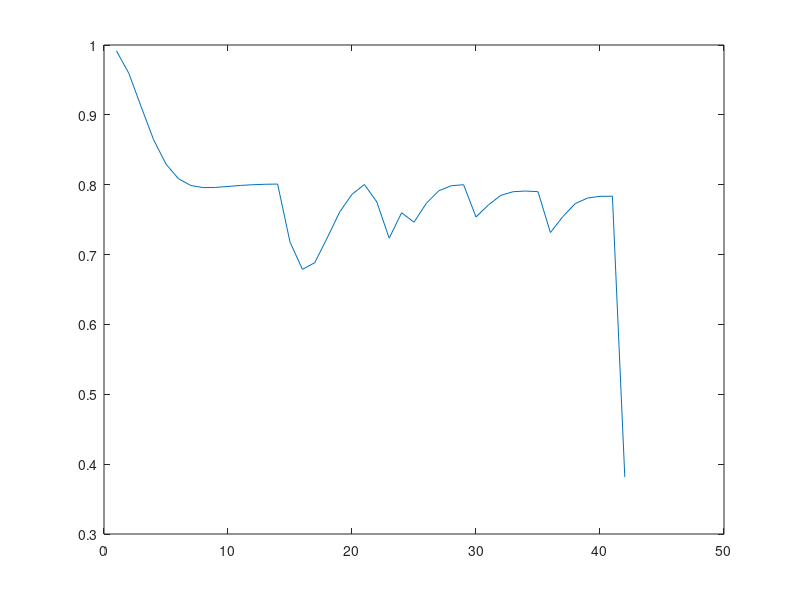

This figure's MATLAB source:
% function slgkmodel()
clear global; clear functions;

b=zeros(20,20);
cr=0;
cs=zeros(20,1);
err=zeros(20,1);
hidden=0;
i=0;
ii=0;
in=zeros(20,1);
ipre=zeros(20,1);
is=zeros(20,1);
itotal=0;
j=0;
manypre=0;
novel=zeros(20,1);
novtotal=0;
or_fv=0;
pp=zeros(2000+1,20,20,20);
pre=zeros(20,1);
pwin=zeros(20,1);
r=zeros(20,20);
s=0;
sal=zeros(20,1);
sps=0;
spu=0;
sts=0;
stu=0;
t=0;
teacher=zeros(20,1);
tempi=zeros(20,1);
time_fv=0;
tipe=0;
tr=zeros(20,1);
trh=zeros(20,1);
trial=zeros(2000+1,1);
us_intensity=0;
v=zeros(20,20);
win=zeros(20,1);
x=zeros(20,1);
xp=zeros(20,1);
z=zeros(20,1);
z1=zeros(20,1);
zz=zeros(20,1);
zzz=zeros(20,1);

k=[.2,.1,.005,.02,.005,1.,2.,.4,.995,.995,.7,.5].';
time_units = 200; % # of time units
stim = 4; % # of stimuli including CX
ty = 2; % Types of trials
n = 42; % # of trials
trial_types_order = [1 1 1 1 1 1 1 1 1 1 1 1 1 1 1 1 1 1 1 1 1 1 1 1 1 1 1 1 1 1 1 1 1 1 1 1 1 1 1 1 2 2]; % Order of trial types
pn = 1; % Print from trial #
test_time = 39; % Test CR at time
hidden = 0; % Hidden
output_trials = zeros(n,1);
pre1_test_time = zeros(n,1); % CR values per trial at test time
output_time_units = zeros(time_units, n);
cs1_time_units = zeros(time_units, n); % CS(1) per time unit
pre1_keys_time_units(1:time_units, 1:n) =  {0}; % pre1 determined keys from us intensity values
%output_time_units_single = zeros(time_units * n, 1);
pre1_determined = 0;
pre1_determined_key = 0;
us_intensity_values(1:2000, 1:20) = {0}; % eg. us_intensity_values{1,5} = us_intensity_order{1};
 
% stim * ty many values should be given for:
% manypre_values, sts_values, sps_values, sal_values
%% # of presentations of stimulus
manypre_values = [1 1 1 1 1 1; 1 1 1 1 1 1];
%% CS starts
sts_values = [1 20 40 60 20 20; 1 20 40 60 20 20];
%% CS stops
sps_values = [2000 40 60 80 40 40; 2000 40 60 80 40 40];
%% CS salience
sal_values = [.1 1 0 0 0 0; .1 1 0 0 0 0];
 
% ty many values should be given for:
% stu_values, spu_values, us_intensity_values
%% US starts
stu_values = [40 40];
%% US stops
spu_values = [80 80];
%% US intensity
% eg. us_intensity_order{1}(1) us_intensity_order{1}(2) ...
% [USnoact dUS]  dUS = Action Outcome = (USact - USnoact)*4
%us_intensity_order = {[0 0]; [0 0]};
us_intensity_order = {[0 0.4]; [0.1 -0.8]}; % pos reinf - pos punish
%us_intensity_order = {[0 0.4]; [0.1 -0.4]}; % pos reinf - neg punish
%us_intensity_order = {[0.4 0.4]; [0 0]}; % pos reinf - extinction
%us_intensity_order = {[-0.1 0.4]; [-0.1 0.4]}; % neg reinf
%us_intensity_order = {[-0.4 0.8]; [-0.4 0.8]}; % female neg reinf
%us_intensity_order = {[0 0.4]; [0 0.4]}; % pos reinf - extinction


itotal = stim + 1;
for tipe = 1: ty
    for s = 1: stim
        manypre = manypre_values(tipe, s);
        for time_fv = 1: time_units
            for ii = 1: manypre
                pp(time_fv+1,tipe,s,ii) = 0;
            end
            ii = manypre+1;
        end
        time_fv = time_units+1;
        
        for ii = 1: manypre
            sts = sts_values(tipe, s);
            win(ii) = fix(sts);
            sps = sps_values(tipe, s);
            pwin(ii) = fix(sps);
            sal(s) = sal_values(tipe, s);
            
            for time_fv = 1: time_units
                if(time_fv >= win(ii) && time_fv <= pwin(ii))
                    pp(time_fv+1,tipe,s,ii) = sal(s);
                end
            end
            time_fv = time_units+1;
        end
        ii = manypre+1;
    end
    
    s = stim+1;   
    stu = stu_values(tipe);
    spu = spu_values(tipe);
   
    for time_fv = 1: time_units
        us_intensity_values{time_fv+1,tipe} = 0;
        
        if(time_fv >= stu)
            us_intensity_values{time_fv+1,tipe} = us_intensity_order{tipe};
        end
        
        if(time_fv > spu)
            us_intensity_values{time_fv+1,tipe} = 0;
        end
    end

    time_fv = time_units+1;
end
tipe = ty+1;

if(pn == 0)
    pn = 1;
end

for t = 1: n
    i = trial_types_order(t); % Order of trial types
    trial(t+1) = fix(i);
end
t = n+1;

% j's of hidden go from itotal+1 to itotal+1+hidden
% connections of inputs to total to hidden
for j = itotal + 1: itotal + 1 + hidden
    for i = 1: itotal
        r(i,j) =(((1.-rand).*1.)-.5)./2;
    end
    i = fix(itotal+1);
end

j = itotal + 1 + hidden + 1;

for i = 1: itotal + hidden
    for j = 1: itotal
        v(i,j) = 0;
    end
    j = itotal + 1;
end
i = itotal + hidden + 1;

for t = 1: n
    for time_fv = 1: time_units
        us_intensity = us_intensity_values{time_fv+1,trial(t+1)};
        if (time_fv == stu)
            if (pre1_test_time(t,1) <= 0.01)% change between 0 and 0.001
                if (rand() > 0.2)
                   pre1_determined = us_intensity(1);
                   pre1_determined_key = 1;
                else
                   pre1_determined = us_intensity(2);
                   pre1_determined_key = 2;
                end
            else 
                if (rand() > 0.8)
                   pre1_determined = us_intensity(1);
                   pre1_determined_key = 1;
                else
                   pre1_determined = us_intensity(2);
                   pre1_determined_key = 2;
                end
            end
        end
        
        cs(1) = 0;
        if(time_fv >= stu)
            cs(1) = pre1_determined;
            pre1_keys_time_units{time_fv, t} = [num2str(trial(t+1), '%d') ',' num2str(pre1_determined_key, '%d')];
        end
        if(time_fv > spu)
            cs(1) = 0;
            pre1_keys_time_units{time_fv, t} = 0;
        end
        cs1_time_units(time_fv, t) = cs(1);
        
        for i = 1: stim
            cs(i+1) = 0;
            for ii = 1: manypre
                cs(i+1) = cs(i+1) + pp(time_fv+1,trial(t+1),i,ii);
            end
            ii = manypre+1;
        end
        i = stim+1;
        
        % Assign teaching signals of the output units
        for j = 1: itotal
            teacher(j) = cs(j);
        end
        j = itotal+1;
        
        % T and X
        for i = 1: itotal
            % Traces for direct connections
            tr(i) = tr(i) + k(1).*(cs(i)-tr(i));
            in(i) = tr(i) + k(8).*pre(i);
            tempi(i) = in(i).*z(i);
            if(tempi(i) < 0.)
                tempi(i) = 0.;
            end
            
            % Traces for hidden connections
            trh(i) = trh(i) + k(1).*cs(i).*(1-trh(i)) - 0.1.*k(1).*trh(i);
            % X for direct connections
            xii(i) = k(7).*(in(i).*k(2)+tempi(i));
            x(i) = abs(xii(i)); 
        end
        i = itotal+1;
        
       % x(1) = 0;
        % Output of hidden
        for j = itotal + 1: itotal + 1 + hidden
            xp(j) = 0;
            x(j) = 0;
        end
        j = fix(itotal + 1 + hidden+1);
        
        for j = itotal + 1: itotal + 1 + hidden
            for i = 1: itotal
                xp(j) = xp(j) + trh(i).*r(i,j);
            end
            i = itotal+1;
        end
        j = itotal + 1 + hidden + 1;
        
        % Changing attention to the hidden units
        for j = itotal + 1: itotal + 1 + hidden
            zz(j) = zz(j) + .00001.*novel(1).*(1-zz(j));
        end
        j = itotal + 1 + hidden + 1;
        
        for j = itotal + 1: itotal + 1 + hidden
            zzz(j) = zz(j).^8./(zz(j).^8+.1.^8);
            x(j) =(5.*xp(j).*zzz(j)).^2;
            if(x(j) <= 0)
                x(j) = 0;
            end
        end
        j = itotal + 1 + hidden + 1;
        
        % Aggregate Predictions and CR
        for i = 1: itotal + hidden
            for j = 1: itotal
                b(i,j) = x(i).*v(i,j);
            end
            j = itotal+1;
        end
        i = itotal + hidden + 1;
        
        for j = 1: itotal
            pre(j) = 0.;
            for i = 1: itotal + hidden
                pre(j) = pre(j) + b(i,j);
            end
            i = itotal + hidden + 1;
            
            if(pre(j) < 0)
                pre(j) = 0;
            end
        end
        j = itotal+1;
        
        cr = k(6).*(pre(1).^2./(pre(1).^2+.15.^2));
        if(cr < 0)
            cr = 0.;
        end
        
        % novelty
        novtotal = 0.;
        
        % integrator of CS/US and Prediction of CS/US
        for j = 1: itotal
            if(j == 1)
                is(1) =(k(9).*is(1)+cs(1).*(1-is(1)));
                ipre(1) =(k(10).*ipre(1)+pre(1).*(1-ipre(1)));
            else
                is(j) =(k(9).*is(j)+cs(j).*(1-is(j)));
                ipre(j) =(k(10).*ipre(j)+pre(j).*(1-ipre(j)));
            end
            
            % novelty is the difference between the two integrators
            novel(j) = abs(is(j)-ipre(j));
            % Sum of the individual novelty
            novtotal = novtotal + novel(j);
        end
        j = itotal+1;
        
        or_fv =(novtotal.^2./(novtotal.^2+.75.^2));
        
        % error signal
        for j = 1: itotal
            err(j) =(teacher(j)-pre(j));
        end
        j = itotal+1;
        
        % Calculate Weight Change
        % V
        for i = 1: itotal + hidden
            for j = 1: itotal
                v(i,j) = v(i,j) + .6.*k(3).*x(i).*err(j).*(1.0-abs(v(i,j)));
            end
            j = itotal+1;
        end
        i = itotal + hidden + 1;
        
        % Z
        for i = 1: itotal
            z(i) = z(i) +(in(i).*((k(4).*or_fv.*(1.-abs(z(i)))-k(5).*(1.+z(i)))));
            if(z1(i) < -1.)
                z1(i) = -1.;
            end
        end
        i = itotal+1;
        
        % Output results
        if(time_fv == test_time && t >= pn)
            pre1_test_time(t,1) = pre(1); % DONT change this
            output_trials0(t,1) = x(3);  % change this
            output_trials(t,1) = err(3);  % change this
            output_trials2(t,1) = v(3,1);  % change this
            output_trials3(t,1) = v(1,3);  % change this
            output_trials4(t,1) = b(1);  % change this
            output_trials5(t,1) = b(3);  % change this
            output_trials6(t,1) = b(4);  % change this
        end
      
        if(t >= pn)
            output_time_units0(time_fv, t) = x(3); % change this
            output_time_units(time_fv, t) = err(3); % change this
            output_time_units2(time_fv, t) = v(3,1); % change this
            output_time_units3(time_fv, t) = v(1,3); % change this
            output_time_units4(time_fv, t) = b(1); % change this
            output_time_units5(time_fv, t) = b(3); % change this
            output_time_units6(time_fv, t) = b(4); % change this
        end
    end
    time_fv = time_units+1;
end

output_time_units_single0 = output_time_units0(:);
output_time_units_single = output_time_units(:);
output_time_units_single2 = output_time_units2(:);
output_time_units_single3 = output_time_units3(:);
output_time_units_single4 = output_time_units4(:);
output_time_units_single5 = output_time_units5(:);
output_time_units_single6 = output_time_units6(:);
disp(output_trials);
disp(output_time_units);

plot(output_trials);
%plot(output_time_units)
%plot(output_time_units_single)
% clear all;
% end
